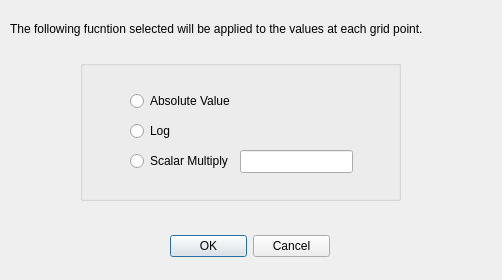
<ui version="4.0" >
 <class>FunctionEditor</class>
 <widget class="QDialog" name="FunctionEditor" >
  <property name="geometry" >
   <rect>
    <x>0</x>
    <y>0</y>
    <width>502</width>
    <height>280</height>
   </rect>
  </property>
  <property name="windowTitle" >
   <string>Functions</string>
  </property>
  <widget class="QDialogButtonBox" name="okCancelButtons" >
   <property name="geometry" >
    <rect>
     <x>170</x>
     <y>230</y>
     <width>160</width>
     <height>32</height>
    </rect>
   </property>
   <property name="orientation" >
    <enum>Qt::Horizontal</enum>
   </property>
   <property name="standardButtons" >
    <set>QDialogButtonBox::Cancel|QDialogButtonBox::NoButton|QDialogButtonBox::Ok</set>
   </property>
  </widget>
  <widget class="QLabel" name="label" >
   <property name="geometry" >
    <rect>
     <x>10</x>
     <y>20</y>
     <width>448</width>
     <height>18</height>
    </rect>
   </property>
   <property name="text" >
    <string>The following fucntion selected will be applied to the values at each grid point.</string>
   </property>
  </widget>
  <widget class="QGroupBox" name="functionBox" >
   <property name="geometry" >
    <rect>
     <x>80</x>
     <y>60</y>
     <width>321</width>
     <height>141</height>
    </rect>
   </property>
   <property name="title" >
    <string/>
   </property>
   <widget class="QRadioButton" name="absRadio" >
    <property name="geometry" >
     <rect>
      <x>50</x>
      <y>30</y>
      <width>101</width>
      <height>22</height>
     </rect>
    </property>
    <property name="text" >
     <string>Absolute Value</string>
    </property>
   </widget>
   <widget class="QRadioButton" name="logRadio" >
    <property name="geometry" >
     <rect>
      <x>50</x>
      <y>60</y>
      <width>90</width>
      <height>22</height>
     </rect>
    </property>
    <property name="text" >
     <string>Log</string>
    </property>
   </widget>
   <widget class="QLineEdit" name="_scalar" >
    <property name="geometry" >
     <rect>
      <x>160</x>
      <y>90</y>
      <width>113</width>
      <height>23</height>
     </rect>
    </property>
   </widget>
   <widget class="QRadioButton" name="scalarRadio" >
    <property name="geometry" >
     <rect>
      <x>50</x>
      <y>90</y>
      <width>101</width>
      <height>22</height>
     </rect>
    </property>
    <property name="text" >
     <string>Scalar Multiply</string>
    </property>
   </widget>
  </widget>
 </widget>
 <resources/>
 <connections>
  <connection>
   <sender>okCancelButtons</sender>
   <signal>accepted()</signal>
   <receiver>FunctionEditor</receiver>
   <slot>accept()</slot>
   <hints>
    <hint type="sourcelabel" >
     <x>248</x>
     <y>254</y>
    </hint>
    <hint type="destinationlabel" >
     <x>157</x>
     <y>274</y>
    </hint>
   </hints>
  </connection>
  <connection>
   <sender>okCancelButtons</sender>
   <signal>rejected()</signal>
   <receiver>FunctionEditor</receiver>
   <slot>reject()</slot>
   <hints>
    <hint type="sourcelabel" >
     <x>316</x>
     <y>260</y>
    </hint>
    <hint type="destinationlabel" >
     <x>286</x>
     <y>274</y>
    </hint>
   </hints>
  </connection>
 </connections>
</ui>
